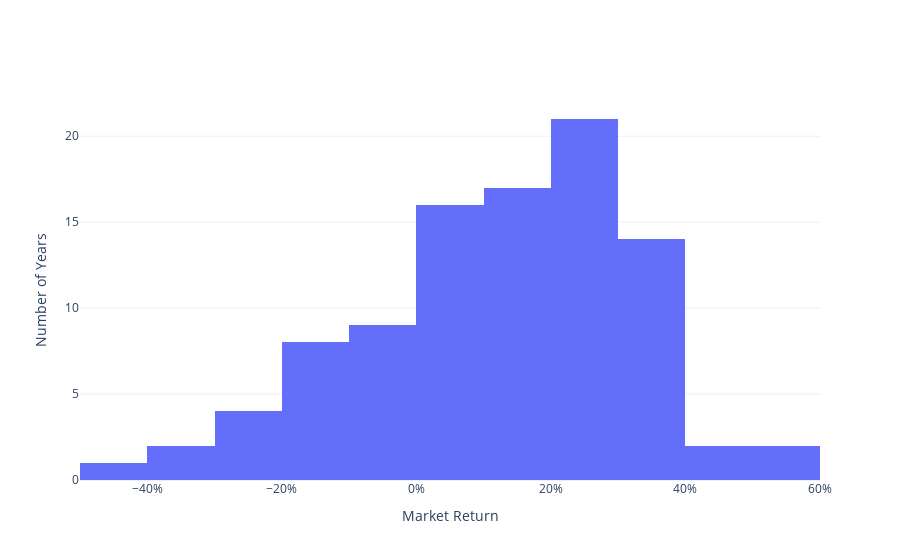

The notebook cell this image was saved under:
### Markdown cell above
# FIGURE 3

### Code cell
trace = go.Histogram(
    x=data,
    name=""
)
fig = go.Figure(trace)
fig.update_layout(
    xaxis_title=name,
    xaxis_tickformat=".0%",
    yaxis_title="Number of Years",
    template="plotly_white",
)
fig.show()
